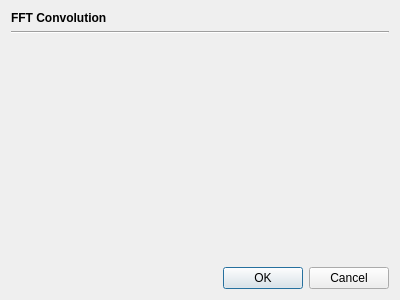
<?xml version="1.0" encoding="UTF-8"?>
<ui version="4.0">
 <class>OpFFTConvolutionDialog</class>
 <widget class="QDialog" name="OpFFTConvolutionDialog">
  <property name="geometry">
   <rect>
    <x>0</x>
    <y>0</y>
    <width>400</width>
    <height>300</height>
   </rect>
  </property>
  <property name="windowTitle">
   <string>Dialog</string>
  </property>
  <layout class="QVBoxLayout" name="verticalLayout">
   <item>
    <widget class="QLabel" name="label">
     <property name="font">
      <font>
       <bold>true</bold>
      </font>
     </property>
     <property name="text">
      <string>FFT Convolution</string>
     </property>
    </widget>
   </item>
   <item>
    <widget class="Line" name="line">
     <property name="orientation">
      <enum>Qt::Horizontal</enum>
     </property>
    </widget>
   </item>
   <item>
    <widget class="PSFWidget" name="psfWidget" native="true">
     <property name="sizePolicy">
      <sizepolicy hsizetype="Preferred" vsizetype="Preferred">
       <horstretch>0</horstretch>
       <verstretch>1</verstretch>
      </sizepolicy>
     </property>
    </widget>
   </item>
   <item>
    <widget class="QDialogButtonBox" name="buttonBox">
     <property name="orientation">
      <enum>Qt::Horizontal</enum>
     </property>
     <property name="standardButtons">
      <set>QDialogButtonBox::Cancel|QDialogButtonBox::Ok</set>
     </property>
    </widget>
   </item>
  </layout>
 </widget>
 <customwidgets>
  <customwidget>
   <class>PSFWidget</class>
   <extends>QWidget</extends>
   <header location="global">fitsbase/widgets/psfwidget.h</header>
   <container>1</container>
  </customwidget>
 </customwidgets>
 <resources/>
 <connections>
  <connection>
   <sender>buttonBox</sender>
   <signal>accepted()</signal>
   <receiver>OpFFTConvolutionDialog</receiver>
   <slot>accept()</slot>
   <hints>
    <hint type="sourcelabel">
     <x>248</x>
     <y>254</y>
    </hint>
    <hint type="destinationlabel">
     <x>157</x>
     <y>274</y>
    </hint>
   </hints>
  </connection>
  <connection>
   <sender>buttonBox</sender>
   <signal>rejected()</signal>
   <receiver>OpFFTConvolutionDialog</receiver>
   <slot>reject()</slot>
   <hints>
    <hint type="sourcelabel">
     <x>316</x>
     <y>260</y>
    </hint>
    <hint type="destinationlabel">
     <x>286</x>
     <y>274</y>
    </hint>
   </hints>
  </connection>
 </connections>
</ui>
